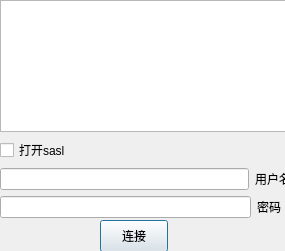
<?xml version="1.0" encoding="UTF-8"?>
<ui version="4.0">
 <class>ConnectBrokerDlg</class>
 <widget class="QDialog" name="ConnectBrokerDlg">
  <property name="geometry">
   <rect>
    <x>0</x>
    <y>0</y>
    <width>285</width>
    <height>251</height>
   </rect>
  </property>
  <property name="windowTitle">
   <string>连接到kafka</string>
  </property>
  <widget class="QPushButton" name="pushButton">
   <property name="geometry">
    <rect>
     <x>100</x>
     <y>220</y>
     <width>68</width>
     <height>32</height>
    </rect>
   </property>
   <property name="text">
    <string>连接</string>
   </property>
  </widget>
  <widget class="QWidget" name="verticalLayoutWidget">
   <property name="geometry">
    <rect>
     <x>0</x>
     <y>0</y>
     <width>291</width>
     <height>218</height>
    </rect>
   </property>
   <layout class="QVBoxLayout" name="verticalLayout">
    <item>
     <widget class="QTextEdit" name="_brokerTextEdit">
      <property name="documentTitle">
       <string/>
      </property>
      <property name="overwriteMode">
       <bool>true</bool>
      </property>
      <property name="placeholderText">
       <string/>
      </property>
     </widget>
    </item>
    <item>
     <widget class="QCheckBox" name="_enableSasl">
      <property name="text">
       <string>打开sasl</string>
      </property>
     </widget>
    </item>
    <item>
     <layout class="QHBoxLayout" name="horizontalLayout_2">
      <item>
       <widget class="QLineEdit" name="username"/>
      </item>
      <item>
       <widget class="QLabel" name="label">
        <property name="text">
         <string>用户名</string>
        </property>
       </widget>
      </item>
     </layout>
    </item>
    <item>
     <layout class="QHBoxLayout" name="horizontalLayout">
      <item>
       <widget class="QLineEdit" name="password"/>
      </item>
      <item>
       <widget class="QLabel" name="label_2">
        <property name="text">
         <string>密码   </string>
        </property>
       </widget>
      </item>
     </layout>
    </item>
   </layout>
  </widget>
 </widget>
 <resources/>
 <connections/>
 <slots>
  <slot>onClicked()</slot>
 </slots>
</ui>
